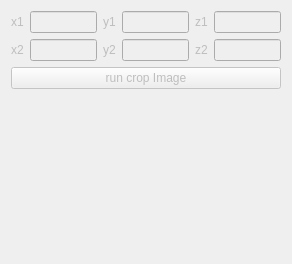
          <widget class="QWidget" name="cropImagePage">
           <property name="enabled">
            <bool>false</bool>
           </property>
           <property name="geometry">
            <rect>
             <x>0</x>
             <y>0</y>
             <width>292</width>
             <height>264</height>
            </rect>
           </property>
           <attribute name="label">
            <string>Crop Image</string>
           </attribute>
           <layout class="QVBoxLayout" name="verticalLayout_12">
            <item>
             <widget class="QWidget" name="widget_12" native="true">
              <layout class="QHBoxLayout" name="horizontalLayout_10">
               <property name="leftMargin">
                <number>0</number>
               </property>
               <property name="topMargin">
                <number>0</number>
               </property>
               <property name="rightMargin">
                <number>0</number>
               </property>
               <property name="bottomMargin">
                <number>0</number>
               </property>
               <item>
                <widget class="QLabel" name="cropImageX1Label">
                 <property name="text">
                  <string>x1</string>
                 </property>
                </widget>
               </item>
               <item>
                <widget class="QLineEdit" name="cropImageX1LineEdit"/>
               </item>
               <item>
                <widget class="QLabel" name="cropImageY1Label">
                 <property name="text">
                  <string>y1</string>
                 </property>
                </widget>
               </item>
               <item>
                <widget class="QLineEdit" name="cropImageY1LineEdit"/>
               </item>
               <item>
                <widget class="QLabel" name="cropImageZ1Label">
                 <property name="text">
                  <string>z1</string>
                 </property>
                </widget>
               </item>
               <item>
                <widget class="QLineEdit" name="cropImageZ1LineEdit"/>
               </item>
              </layout>
             </widget>
            </item>
            <item>
             <widget class="QWidget" name="widget_13" native="true">
              <layout class="QHBoxLayout" name="horizontalLayout_11">
               <property name="leftMargin">
                <number>0</number>
               </property>
               <property name="topMargin">
                <number>0</number>
               </property>
               <property name="rightMargin">
                <number>0</number>
               </property>
               <property name="bottomMargin">
                <number>0</number>
               </property>
               <item>
                <widget class="QLabel" name="cropImageX2Label">
                 <property name="text">
                  <string>x2</string>
                 </property>
                </widget>
               </item>
               <item>
                <widget class="QLineEdit" name="cropImageX2LineEdit"/>
               </item>
               <item>
                <widget class="QLabel" name="cropImageY2Label">
                 <property name="text">
                  <string>y2</string>
                 </property>
                </widget>
               </item>
               <item>
                <widget class="QLineEdit" name="cropImageY2LineEdit"/>
               </item>
               <item>
                <widget class="QLabel" name="cropImageZ2Label">
                 <property name="text">
                  <string>z2</string>
                 </property>
                </widget>
               </item>
               <item>
                <widget class="QLineEdit" name="cropImageZ2LineEdit"/>
               </item>
              </layout>
             </widget>
            </item>
            <item>
             <widget class="QPushButton" name="cropImageButton">
              <property name="text">
               <string>run crop Image</string>
              </property>
             </widget>
            </item>
            <item>
             <spacer name="verticalSpacer_6">
              <property name="orientation">
               <enum>Qt::Vertical</enum>
              </property>
              <property name="sizeHint" stdset="0">
               <size>
                <width>20</width>
                <height>40</height>
               </size>
              </property>
             </spacer>
            </item>
           </layout>
          </widget>
